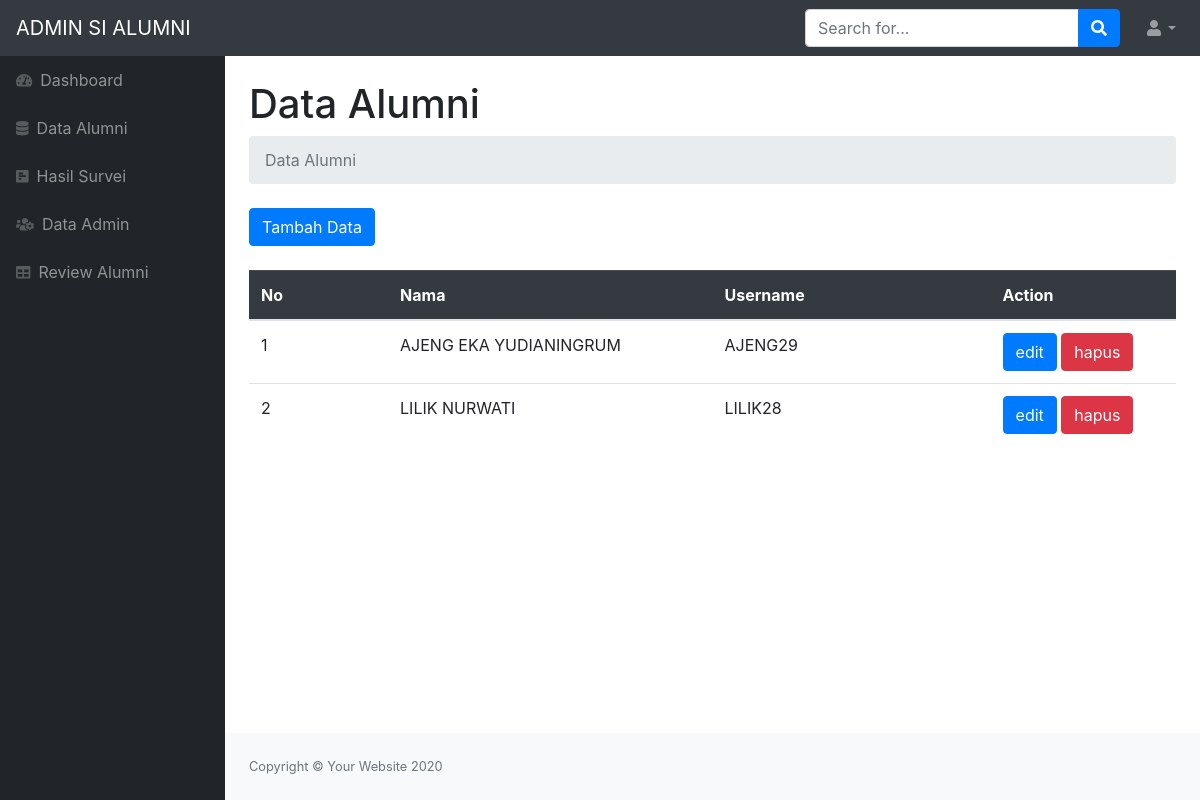
Page /alumni_page.php on the committed database.
### tables this page shows
CREATE TABLE `alumni` (
  `idAlumni` int(11) NOT NULL,
  `username_al` varchar(255) NOT NULL,
  `password_al` varchar(100) NOT NULL,
  `nama_al` varchar(255) NOT NULL,
  `nik_al` varchar(100) NOT NULL,
  `tempat_lahir` varchar(100) NOT NULL,
  `tgl_lahir` date NOT NULL,
  `agama` varchar(100) NOT NULL,
  `no_hp` varchar(20) NOT NULL,
  `prodi` varchar(100) NOT NULL,
  `tahun_lulus` varchar(4) NOT NULL,
  `alamat` varchar(255) NOT NULL,
  `jk` varchar(100) NOT NULL,
  `profesi` varchar(255) NOT NULL
);

### alumni_page.php (the view, shortened to what this page needs)
<!DOCTYPE html>
<html lang="en">
    <head>
        <link href="css/admin.css" rel="stylesheet" />
        <link href="https://cdn.datatables.net/1.10.20/css/dataTables.bootstrap4.min.css" rel="stylesheet" />
    </head>
    <body class="sb-nav-fixed">
        <nav class="sb-topnav navbar navbar-expand navbar-dark bg-dark">
            <a class="navbar-brand" href="index.html">ADMIN SI ALUMNI</a>
            <form class="d-none d-md-inline-block form-inline ml-auto mr-0 mr-md-3 my-2 my-md-0">
                <div class="input-group">
                    <input class="form-control" type="text" placeholder="Search for..." aria-label="Search" aria-describedby="basic-addon2" />
                    <div class="input-group-append">
                        <button class="btn btn-primary" type="button"><i class="fas fa-search"></i></button>
                    </div>
                </div>
            </form>
            <ul class="navbar-nav ml-auto ml-md-0">
                <li class="nav-item dropdown">
                    <a class="nav-link dropdown-toggle" id="userDropdown" href="#" role="button" data-toggle="dropdown" aria-haspopup="true" aria-expanded="false"><i class="fas fa-user fa-fw"></i></a>
                </li>
            </ul>
        </nav>
        <div id="layoutSidenav">
            <div id="layoutSidenav_nav">
                <nav class="sb-sidenav accordion sb-sidenav-dark" id="sidenavAccordion">
                    <div class="sb-sidenav-menu">
                        <div class="nav">
                        <a class="nav-link" href="dashboard_admin.php">
                                <div class="sb-nav-link-icon"><i class="fas fa-tachometer-alt"></i></div>
                                Dashboard
                            </a>
                            <a class="nav-link" href="alumni_page.php">
                                <div class="sb-nav-link-icon"><i class="fas fa-database"></i></div>
                               Data Alumni
                            </a>
                            <a class="nav-link" href="hasilSurvei_page.php">
                                <div class="sb-nav-link-icon"><i class="fas fa-poll-h"></i></div>
                                Hasil Survei
                            </a>
                            <a class="nav-link" href="admin_page.php">
                                <div class="sb-nav-link-icon"><i class="fas fa-users-cog"></i></div>
                                Data Admin
                            </a>
                            <a class="nav-link" href="review_page.php">
                                <div class="sb-nav-link-icon"><i class="fas fa-table"></i></div>
                                Review Alumni
                            </a>
                        </div>
                    </div>
                </nav>
            </div>
            <div id="layoutSidenav_content">
                <main>
                    <div class="container-fluid">
                        <h1 class="mt-4">Data Alumni</h1>
                        <ol class="breadcrumb mb-4">
                            <li class="breadcrumb-item active">Data Alumni</li>
                        </ol>
                    </div>
                    <div class="container">
                    <a href="tambah_alumni.php"><button type="submit" class="btn btn-primary">Tambah Data</button></a>
                        <br><br>
                    </div>
                    <div class="container">
                    <table class="table">
                            <thead class="table-dark">
                            <tr>
                            <th width = 15%>No</th>
                            <th width = 35%>Nama</th>
                            <th width = 30%>Username</th>
                            <th width = 20%>Action</th>
                            </tr>
                            </thead>
                            <tbody>
                            <?php
                            include "koneksi.php";
                            $query = mysqli_query($conn,"SELECT * FROM alumni ORDER BY idAlumni DESC");
                            ?>
                            <?php if(mysqli_num_rows($query)>0){ ?>
                                    <?php
                                        $no = 1;
                                        while($data = mysqli_fetch_array($query)){
                                    ?>
                                <tr>
                                <td><?php echo $no ?></td>
                                <td><?php echo $data["nama_al"]; ?></td>
                                <td><?php echo $data["username_al"]; ?></td>
                                <td>
                                <a href="edit_alumni.php?id=<?php echo $data['idAlumni']; ?>"><button type="button" class="btn btn-primary">edit</button></a>
                                <a href="hapus_alumni.php?id=<?php echo $data['idAlumni']; ?>"><button type="button" class="btn btn-danger">hapus</button></a>
                                </td>
                                </tr>
                                <?php $no++; } ?>
                                <?php } ?>
                            </tbody>
                    </table>
                    </div>
                </main>
                <footer class="py-4 bg-light mt-auto">
                    <div class="container-fluid">
                        <div class="d-flex align-items-center justify-content-between small">
                            <div class="text-muted">Copyright &copy; Your Website 2020</div>
                        </div>
                    </div>
                </footer>
            </div>
        </div>
    </body>
</html>

### rows in the picture
alumni: nama_al "AJENG EKA YUDIANINGRUM", username_al "AJENG29"
alumni: nama_al "LILIK NURWATI", username_al "LILIK28"
